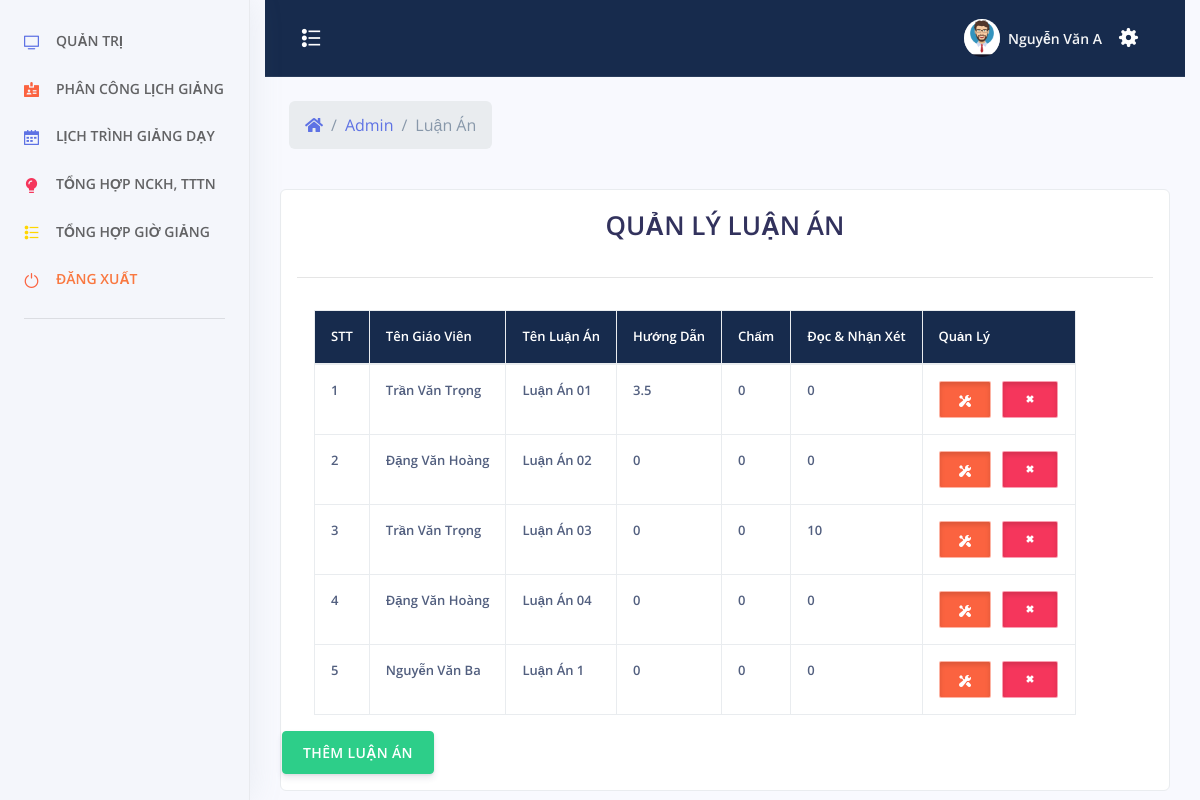
The page /admin/index.php?menu=luanan (signed in) on the database its author committed.
### tables this page shows
CREATE TABLE `luan_an` (
  `id` int(11) NOT NULL,
  `id_giaovien` int(11) NOT NULL,
  `ten` varchar(500) NOT NULL,
  `huong_dan` float DEFAULT NULL,
  `cham` float DEFAULT NULL,
  `doc` float DEFAULT NULL
);

CREATE TABLE `tai_khoan` (
  `id_tai_khoan` int(11) NOT NULL,
  `ten_tai_khoan` varchar(30) NOT NULL,
  `mat_khau` varchar(100) NOT NULL,
  `nhom_tai_khoan` tinyint(2) NOT NULL,
  `ten_sinh_vien` varchar(100) NOT NULL,
  `sdt` varchar(20) NOT NULL,
  `ngay_sinh` varchar(50) NOT NULL,
  `ngay_tao` datetime NOT NULL
);

### admin/luan-an.php (the view, shortened to what this page needs)
<?php
	include_once('../config/config.php');
	include_once('../header.php');
 ?>
<?php
		if($_SESSION["taikhoan"] == NULL){ ?>
			<script>
				window.location.href="../tai-khoan/dang-nhap.php";
			</script>
		<?php }else {?>
			<div class="row align-items-center py-4">
            <div class="col-lg-6 col-7">
              <nav aria-label="breadcrumb" class="d-none d-md-inline-block ml-md-4">
                <ol class="breadcrumb breadcrumb-links breadcrumb-dark">
                  <li class="breadcrumb-item"><a href="#"><i class="fas fa-home"></i></a></li>
                  <li class="breadcrumb-item"><a href="index.php">Admin</a></li>
                  <li class="breadcrumb-item active" aria-current="page">Luận Án</li>
                </ol>
              </nav>
            </div>
          </div>
    <div style="color:#FFF" class="col-xs-12 col-sm-12 col-md-12 col-lg-12 adminhihi">
		<div class="list-group-item">
		<?php
			$sql = "SELECT * FROM `luan_an`";
			$qr = mysqli_query($conn, $sql);
		 ?>
			<div class="caption">
			<h1 style="text-align: center">QUẢN LÝ LUẬN ÁN</h1>
			</div>
			<hr>
			<div class="row">
				<table class="table table-bordered table-responsive">
					<tr class="chimuc">
						<th>STT</th>
						<th>Tên Giáo Viên</th>
						<th>Tên Luận Án</th>
						<th>Hướng Dẫn</th>
						<th>Chấm</th>
						<th>Đọc & Nhận Xét</th>
						<th>Quản Lý</th>
					</tr>
					<tbody>
						<?php $stt =1; ?>
					<?php while($row = mysqli_fetch_assoc($qr)){ ?>
						<tr>
							<td><?php echo $stt; $stt += 1; ?></td>
							<td><?php
								$idgv = $row["id_giaovien"];
								$sqlgv = "SELECT `ten_sinh_vien` FROM `tai_khoan` WHERE `id_tai_khoan` = '$idgv'";
								$qrgv = mysqli_query($conn, $sqlgv);
								$rowgv = mysqli_fetch_assoc($qrgv);
								echo $rowgv["ten_sinh_vien"];
							?>
							</td>
							<td><?php echo $row["ten"]?></td>
							<td><?php echo $row["huong_dan"]?></td>
							<td><?php echo $row["cham"]?></td>
							<td><?php echo $row["doc"]?></td>
							<td align="center">
                                <button type="button" id="sua" class="btn btn-warning btn-xs button-sua" title="Sửa"
                                tens="<?php echo $row["ten"]?>"
                                idgvs="<?php echo $row["id_giaovien"]?>"
                                idsua="<?php echo $row["id"]?>" ><span class="glyphicon glyphicon-edit"></span>
								<span class="btn-inner--icon"><i class="ni ni-settings"></i></span>
							</button>
  								<button type="button" id="xoa" xoa="<?php echo $row["id"]?>" class="btn btn-danger btn-xs button-sua" title="Xóa"><span class="glyphicon glyphicon-trash"></span>
								  <span class="btn-inner--icon"><i class="ni ni-fat-remove"></i></span>
							</button>
							</td>
						</tr>
						<?php } ?>
					</tbody>
				</table>
<br>
<center>
	<button type="button" class="btn btn-success"  data-toggle="modal" data-target="#themadmin">THÊM LUẬN ÁN</button>
</center>
			</div>
		</div>
    </div>
	<?php } ?>
</div>
 <?php
	include_once('../footer.php');
 ?>

### assets/css/style.css (style rules this page uses)
i.ni.ni-fat-remove { font-size: 16px; }
span.btn-inner--icon { font-size: 12px; }
button.button-sua { width: auto; height: auto; text-align: center; padding: 7px 19px; border-radius: 2px; box-shadow: inset 0 3px 5px rgba(0, 0, 0, .125); border: 1px solid #ffffff85; }
table.table.table-bordered { border: none; }
table.table.table-bordered.table-responsive { margin-left: 32px; }
tr.chimuc { background-color: #172b4d; }
tr.chimuc th { color: white; }
.table td, .table th { font-size: .8125rem; white-space: nowrap; font-weight: 600!important; }

### rows shown on the page
luan_an: tai_khoan.ten_sinh_vien "Trần Văn Trọng", ten "Luận Án 01", huong_dan "3.5", cham "0", doc "0"
luan_an: tai_khoan.ten_sinh_vien "Đặng Văn Hoàng", ten "Luận Án 02", huong_dan "0", cham "0", doc "0"
luan_an: tai_khoan.ten_sinh_vien "Trần Văn Trọng", ten "Luận Án 03", huong_dan "0", cham "0", doc "10"
luan_an: tai_khoan.ten_sinh_vien "Đặng Văn Hoàng", ten "Luận Án 04", huong_dan "0", cham "0", doc "0"
luan_an: tai_khoan.ten_sinh_vien "Nguyễn Văn Ba", ten "Luận Án 1", huong_dan "0", cham "0", doc "0"

### other values the page prints
$_SESSION["tensv"] "Nguyễn Văn A"
